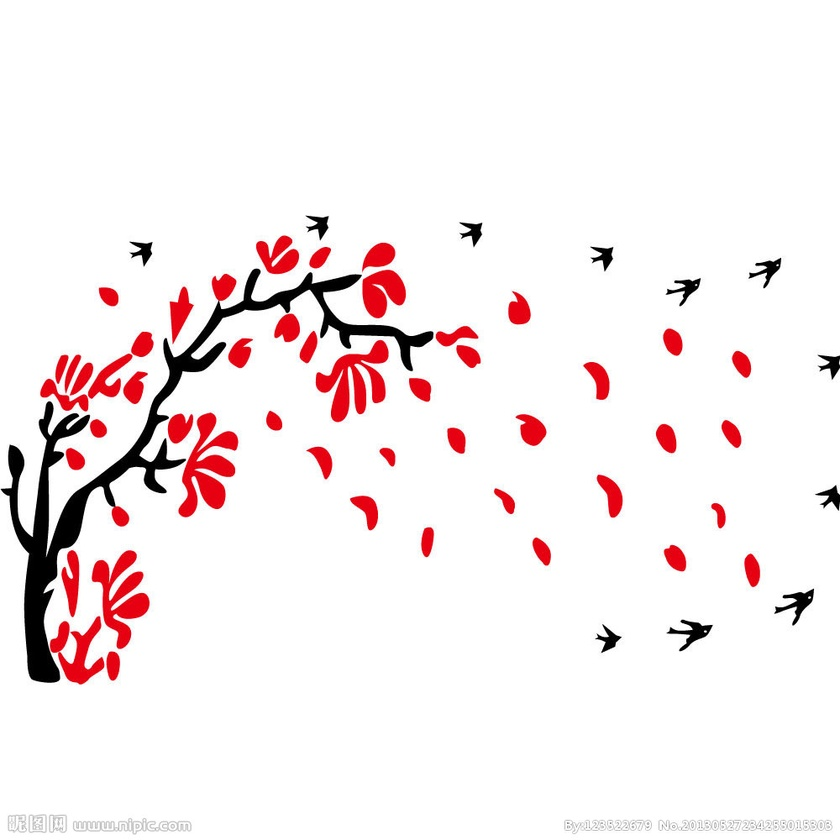
//> input picture CPP/opencv_study_codes/raven_chapter1/bin/3.jpg, 840 x 840 px, shrunk from 1000 x 1000 before the run
$ ./raven4   (built with g++ and OpenCV 4)
//> lines starting //> are read from the running program, lines starting //| are printed output that depends on the picture; after the words box and inside, x2 and y2 are one past the last pixel; in counts of white or black regions, pixels touching at a corner belong together
#include<opencv2/opencv.hpp>
#include<opencv2/highgui/highgui.hpp>
#include<opencv2/imgproc/imgproc.hpp>

using namespace cv;

int main(){
		//载入以及展示原始图
		Mat srcImage=imread("3.jpg");
//> srcImage is the input picture: 840 rows x 840 cols, CV_8UC3; mean B, G, R 237.8, 237.2, 246.3
		imshow("【原始图】Canny边缘检测", srcImage);
		Mat dstImage, edge, grayImage; //参数定义

		//【1】创建与src图像同类型和大小的矩阵(dst)
		dstImage.create(srcImage.size(), srcImage.type());

		//【2】将原图像转化为灰度图像
		//opencv2版本代码：
		cvtColor(srcImage, grayImage, CV_BGR2GRAY);
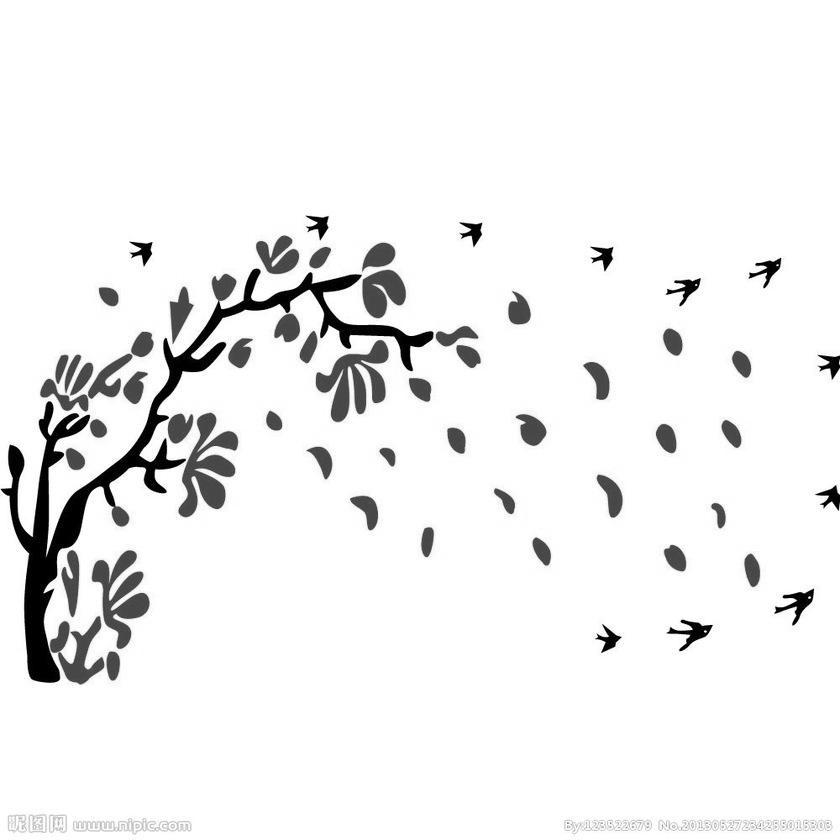
//> grayImage: 840 rows x 840 cols, CV_8UC1; min 0, max 255, mean 240
		//opencv3版本代码：
		//cvtColor(srcImage, grayImage, COLOR_BGR2GRAY);

		//【3】使用3x3内核进行降噪
		blur(grayImage, edge, Size(3,3));

		//【4】运行Canny算子
		Canny(edge, edge, 3,9,3);
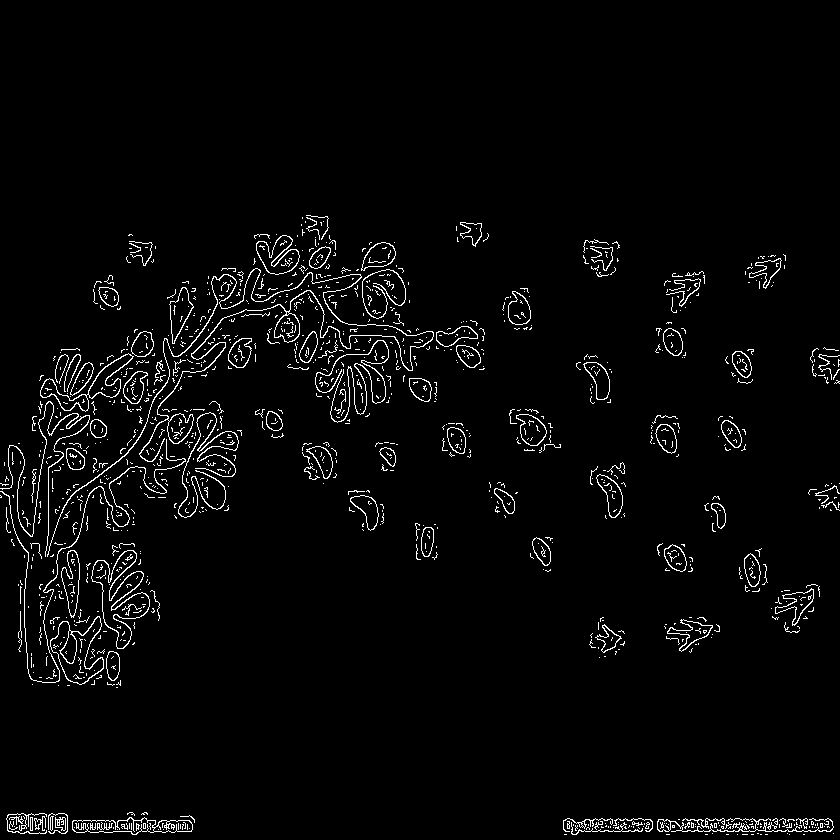
//> edge: 840 rows x 840 cols, CV_8UC1; 2.9% white in thin lines or dots, all inside (x1, y1, x2, y2) = (0, 215, 840, 835)

		//【5】显示效果图
		imshow("【效果图】Canny边缘检测", edge);

		waitKey(0);

		return 0;

}
